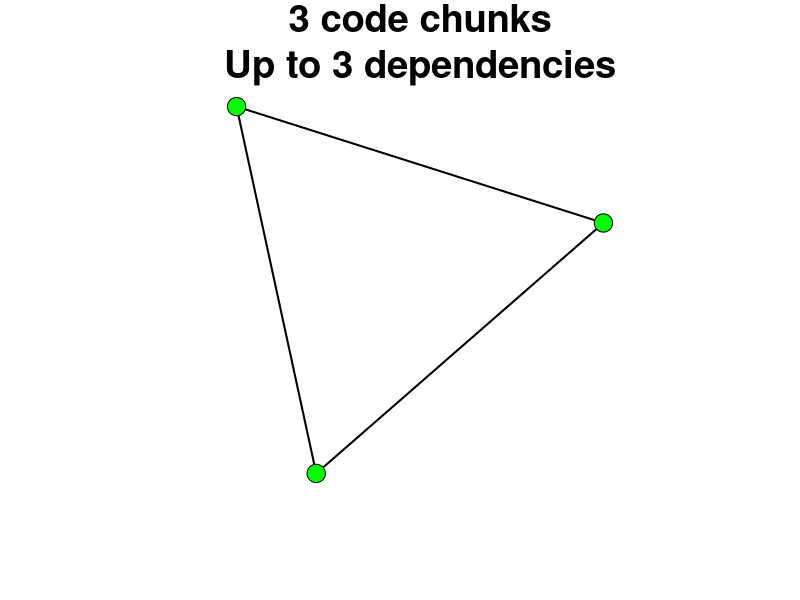
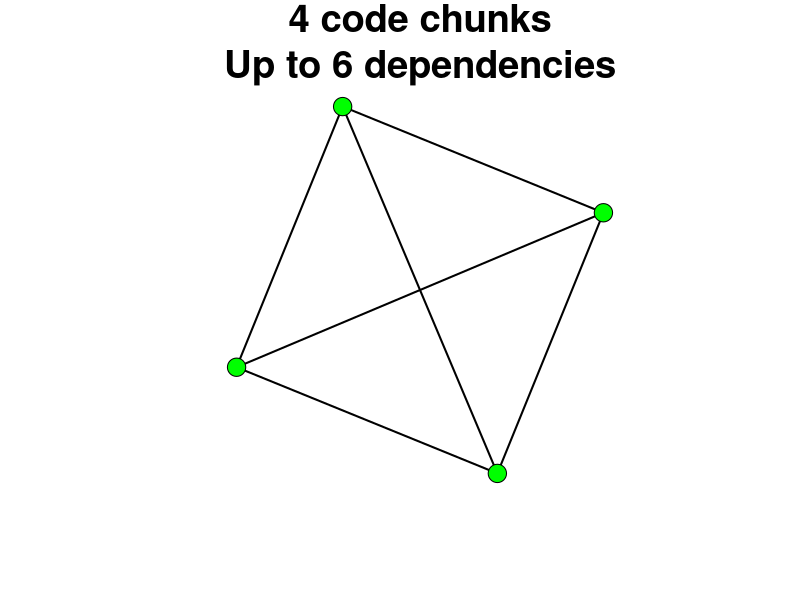
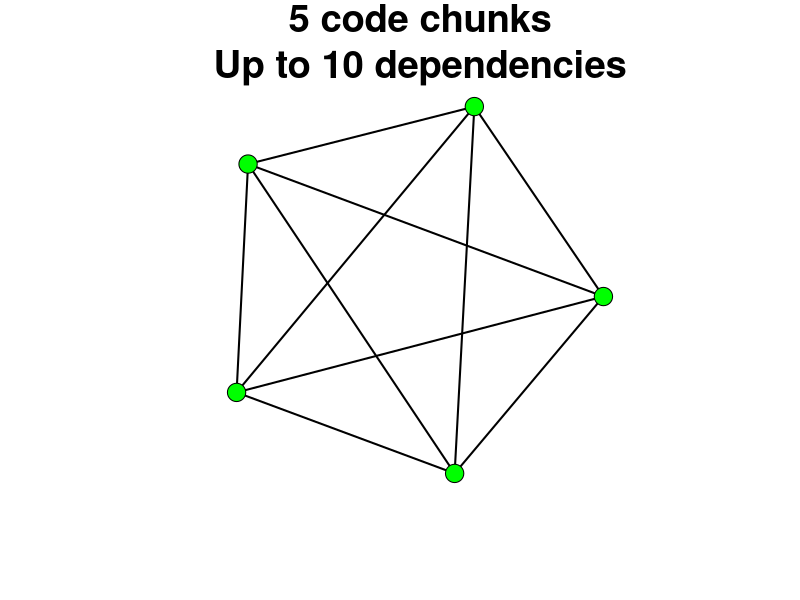
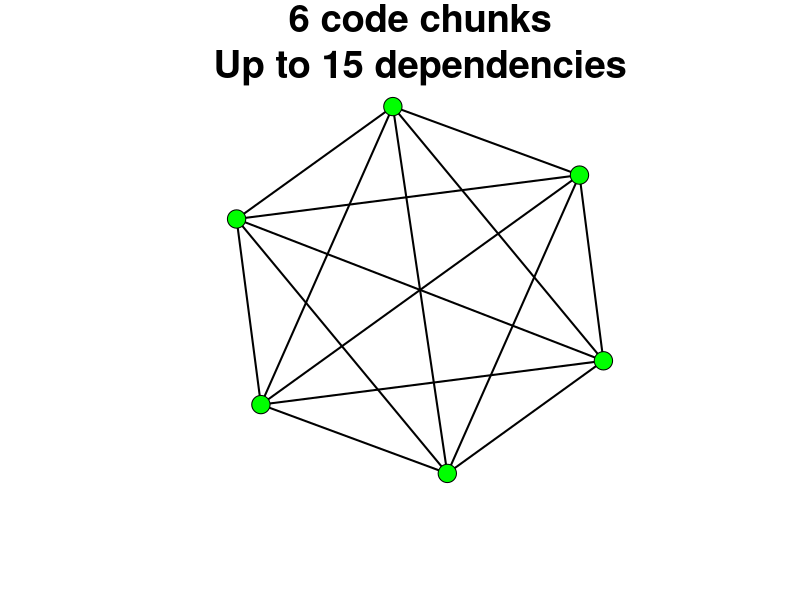
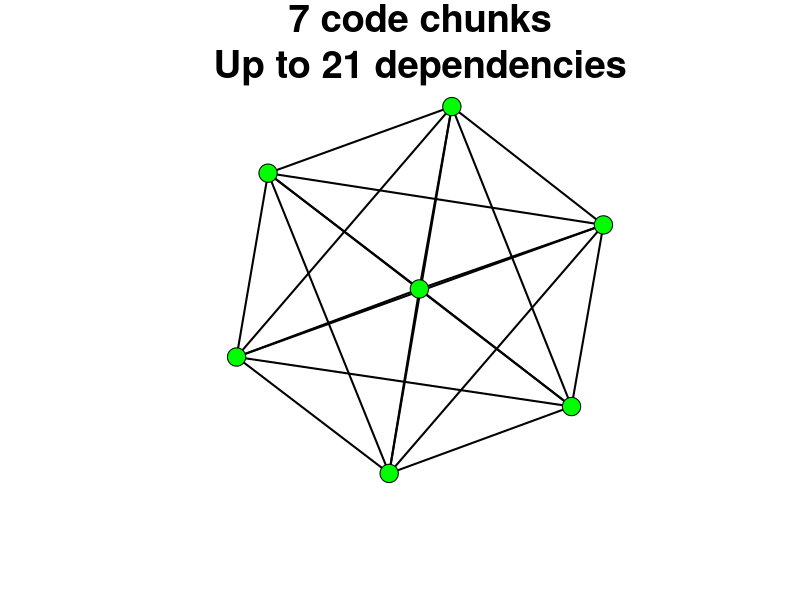
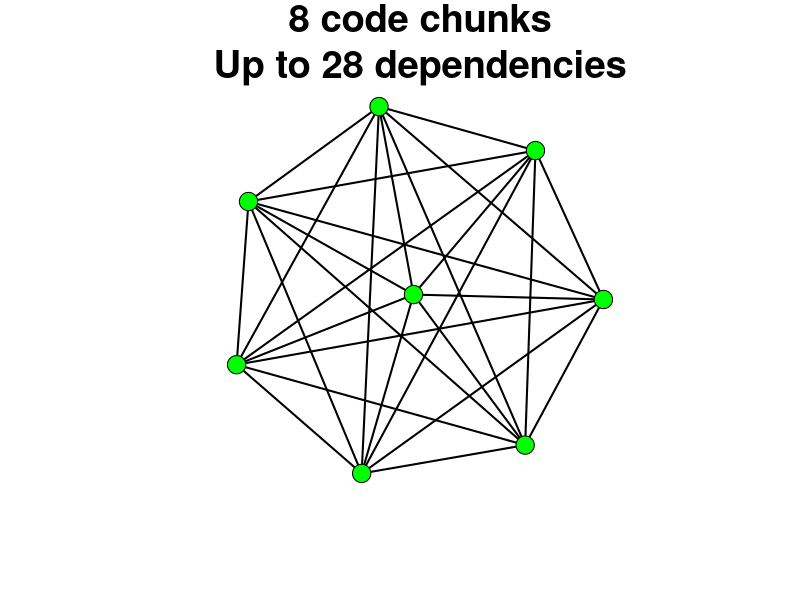

Write the R code that produced these figures, in order.

library(igraph)

graphs <- lapply(3:8,make_full_graph)

par(ps=12, cex=1, cex.main=2)
for (i in 1:length(graphs)) {
    png(paste0("dependencies",gorder(graphs[[i]]),".png"))
    V(graphs[[i]])$name <- ""
    plot(graphs[[i]],
        vertex.size=10, vertex.color="green", edge.color="black", edge.width=2)
    title(paste0("",gorder(graphs[[i]])," code chunks\n",
                 "Up to ",gsize(graphs[[i]])," dependencies"),
          cex.main=2.3)
    dev.off()
}

